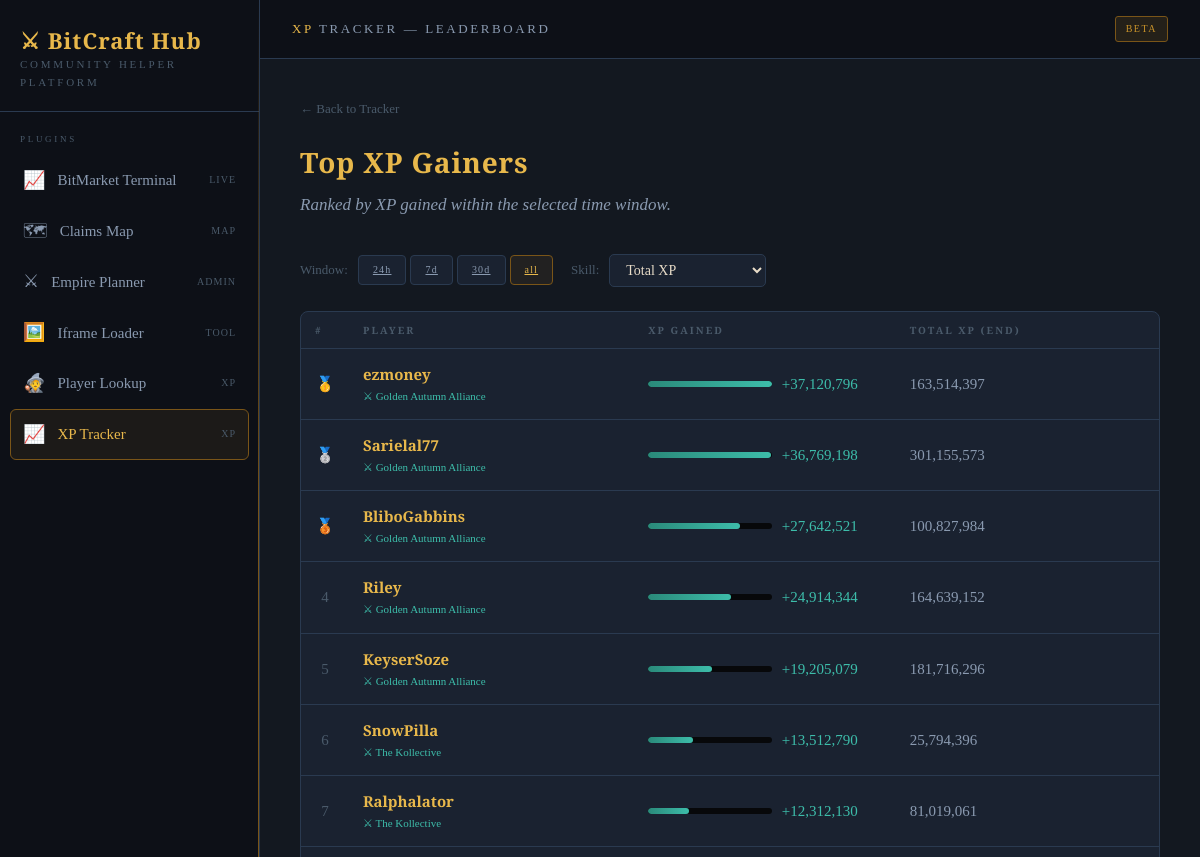
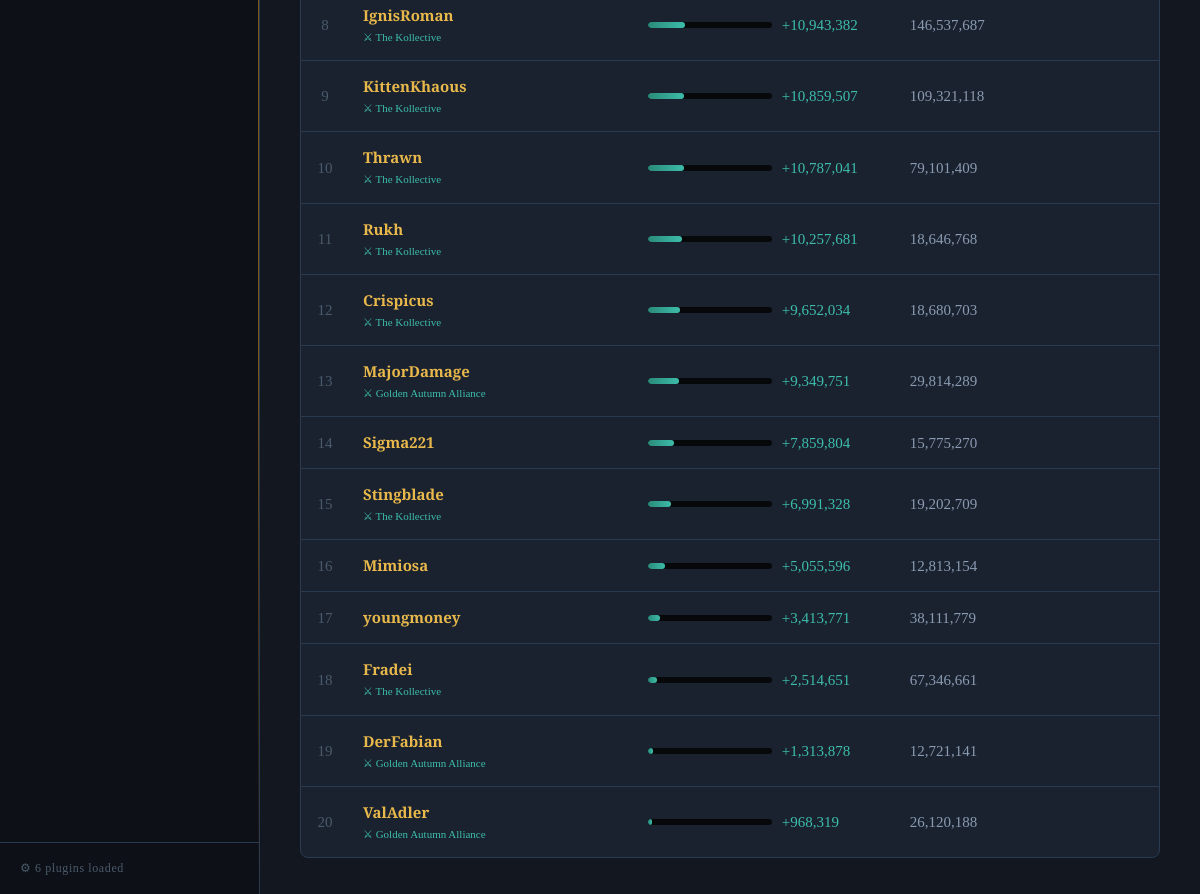
Screenshot of /xp-tracker/leaderboard?window=all&skill= with the database file from the repository (2 pictures, top to bottom).
### tables this page shows
CREATE TABLE tracked_players (
            player_id   TEXT PRIMARY KEY,
            username    TEXT NOT NULL,
            empire_id   TEXT,
            empire_name TEXT,
            added_at    INTEGER NOT NULL
        , claim_id TEXT, claim_name TEXT);

### plugins/xp_tracker/routes.py (the view)
@bp.route("/leaderboard")
def leaderboard():
    window   = request.args.get("window", "7d")
    skill_id = request.args.get("skill", None)
    since    = _window_since(window)
    sid = int(skill_id) if skill_id and skill_id.isdigit() else None
    top_gainers = db.get_top_gainers(since=since, skill_id=sid, limit=25)
    return render_template(
        "xp_tracker/leaderboard.html",
        top_gainers=top_gainers,
        window=window,
        skill_id=skill_id,
        skills=DISPLAY_SKILLS,
        skill_icons=SKILL_ICONS,
        skill_id_to_name=SKILL_ID_TO_NAME,
        time_windows=list(TIME_WINDOWS.keys()),
    )

### app.py (called while the page is built)
@app.context_processor
def inject_plugins():
    return dict(plugins=plugin_registry)

### plugins/xp_tracker/db.py (called while the page is built)
def _conn():
    conn = sqlite3.connect(DB_PATH)
    conn.row_factory = sqlite3.Row
    return conn

def get_tracked_players():
    with _conn() as c:
        rows = c.execute(
            "SELECT player_id, username, empire_id, empire_name, added_at FROM tracked_players ORDER BY username"
        ).fetchall()
        return [dict(r) for r in rows]

def get_snapshots(player_id, since=None, until=None):
    query = "SELECT id, player_id, snapshot_time, total_xp, skill_data FROM xp_snapshots WHERE player_id=?"
    params = [player_id]
    if since:
        query += " AND snapshot_time >= ?"
        params.append(since)
    if until:
        query += " AND snapshot_time <= ?"
        params.append(until)
    query += " ORDER BY snapshot_time ASC"
    with _conn() as c:
        rows = c.execute(query, params).fetchall()
        result = []
        for r in rows:
            row = dict(r)
            row["skill_data"] = json.loads(row["skill_data"])
            result.append(row)
        return result

### plugins/xp_tracker/routes.py (called while the page is built)
def _window_since(window_key):
    seconds = TIME_WINDOWS.get(window_key)
    return int(time.time()) - seconds if seconds else None

### plugins/xp_tracker/templates/xp_tracker/leaderboard.html (shortened to what this page needs)
{% extends "base.html" %}
{% block topbar_title %}<span>XP</span> Tracker — Leaderboard{% endblock %}
{% block content %}
<a href="{{ url_for('xp_tracker.index') }}" class="xpt-back">← Back to Tracker</a>
<h1 class="page-heading">Top XP Gainers</h1>
<p class="page-subheading">Ranked by XP gained within the selected time window.</p>
<div class="xpt-controls">
  <span class="window-label">Window:</span>
  <div class="tab-group">
    {% for w in time_windows %}
    <a href="{{ url_for('xp_tracker.leaderboard', window=w, skill=skill_id or '') }}"
       class="tab-btn {% if w == window %}active{% endif %}">{{ w }}</a>
    {% endfor %}
  </div>
  <span class="window-label" style="margin-left:8px">Skill:</span>
  <select class="xpt-select" onchange="setSkill(this.value)">
    <option value="" {% if not skill_id %}selected{% endif %}>Total XP</option>
  </select>
</div>
<div class="card" style="padding:0">
  {% if top_gainers %}
  <table class="lb-table">
    <thead>
      <tr>
        <th style="width:48px">#</th>
        <th>Player</th>
        <th>XP Gained</th>
        <th>Total XP (end)</th>
      </tr>
    </thead>
    <tbody>
      {% set max_gain = top_gainers[0].gain %}
      {% for entry in top_gainers %}
      <tr>
        <td class="rank rank-{{ loop.index if loop.index <= 3 else '' }}">
          {% if loop.index == 1 %}🥇
          {% elif loop.index == 2 %}🥈
          {% elif loop.index == 3 %}🥉
          {% else %}{{ loop.index }}
          {% endif %}
        </td>
        <td>
          <a href="{{ url_for('xp_tracker.player_detail', player_id=entry.player_id) }}" class="lb-name">
            {{ entry.username }}
          </a>
          {% if entry.empire_name %}
          <div class="lb-empire">
            <a href="{{ url_for('xp_tracker.empire', empire=entry.empire_name) }}">⚔ {{ entry.empire_name }}</a>
          </div>
          {% endif %}
        </td>
        <td>
          <div class="gain-bar-wrap">
            <div class="gain-bar">
              <div class="gain-bar-fill" style="width:{{ (entry.gain / max_gain * 100)|round(1) }}%"></div>
            </div>
            <span class="gain-val">+{{ "{:,}".format(entry.gain) }}</span>
          </div>
        </td>
        <td style="color:var(--text-secondary);font-variant-numeric:tabular-nums">
          {{ "{:,}".format(entry.end_xp) }}
        </td>
      </tr>
      {% endfor %}
    </tbody>
  </table>
  {% endif %}
</div>
{% endblock %}

### templates/base.html (style rules this page uses)
:root { --bg-void: #07080a; --bg-deep: #0d1017; --bg-surface: #131820; --bg-raised: #1a2230; --bg-hover: #1f2a3a; --border: #2a3a50; --border-glow: #3d5a7a; --gold: #c8922a; --gold-light: #e8b84b; --gold-dim: #7a5518; --amber: #d4621a; --text-primary: #e8dcc8; --text-secondary:#8a9ab0; --text-muted: #4a5a6a; --teal: #2a8a7a; --teal-light: #3dbdaa; --sidebar-w: 260px; }
*, *::before, *::after { box-sizing: border-box; margin: 0; padding: 0; }
html, body { height: 100%; background: var(--bg-void); color: var(--text-primary); font-family: 'Crimson Pro', Georgia, serif; font-size: 16px; line-height: 1.6; }
body::before { content: ''; position: fixed; inset: 0; pointer-events: none; z-index: 0; opacity: 0.4; }
.topbar-title span { color: var(--gold-light); }
.page-heading { font-family: 'Cinzel', serif; font-size: 28px; font-weight: 600; color: var(--gold-light); margin-bottom: 6px; letter-spacing: 0.03em; }
.page-subheading { color: var(--text-secondary); font-size: 17px; font-weight: 300; font-style: italic; margin-bottom: 36px; }
.card { background: var(--bg-raised); border: 1px solid var(--border); border-radius: 8px; padding: 24px; transition: border-color 0.2s; }

### plugins/xp_tracker/templates/xp_tracker/leaderboard.html (style rules this page uses)
.xpt-back { display: inline-flex; align-items: center; gap: 6px; color: var(--text-muted); text-decoration: none; font-size: 13px; margin-bottom: 20px; transition: color 0.15s; }
.xpt-controls { display: flex; gap: 10px; flex-wrap: wrap; align-items: center; margin-bottom: 24px; }
.xpt-select { background: var(--bg-raised); border: 1px solid var(--border); border-radius: 5px; padding: 7px 12px; color: var(--text-primary); font-family: inherit; font-size: 14px; cursor: pointer; }
.tab-group { display: flex; gap: 4px; }
.tab-btn { background: var(--bg-raised); border: 1px solid var(--border); border-radius: 4px; padding: 6px 14px; color: var(--text-secondary); font-family: 'Cinzel', serif; font-size: 10px; letter-spacing: 0.12em; cursor: pointer; transition: all 0.15s; }
.tab-btn.active, .tab-btn:hover { color: var(--gold-light); border-color: var(--gold-dim); background: rgba(200,146,42,0.08); }
.lb-table { width: 100%; border-collapse: collapse; }
.lb-table th { font-family: 'Cinzel', serif; font-size: 10px; letter-spacing: 0.2em; text-transform: uppercase; color: var(--text-muted); padding: 10px 14px; text-align: left; border-bottom: 1px solid var(--border); }
.lb-table td { padding: 13px 14px; border-bottom: 1px solid var(--border); font-size: 15px; vertical-align: middle; }
.lb-table tr:last-child td { border-bottom: none; }
.rank { font-family: 'Cinzel', serif; font-size: 13px; color: var(--text-muted); width: 40px; text-align: center; }
.rank-1 { color: #f0c060; font-size: 20px; }
.rank-2 { color: #b0b8c8; font-size: 18px; }
.rank-3 { color: #c87840; font-size: 16px; }
.lb-name { color: var(--gold-light); font-weight: 600; text-decoration: none; }
.lb-empire { font-size: 12px; color: var(--text-muted); }
.lb-empire a { color: var(--teal-light); text-decoration: none; font-size: 11px; }
.gain-bar-wrap { display: flex; align-items: center; gap: 10px; }
.gain-bar { flex: 1; height: 6px; background: var(--bg-void); border-radius: 3px; overflow: hidden; max-width: 180px; }
.gain-bar-fill { height: 100%; background: linear-gradient(90deg, var(--teal), var(--teal-light)); border-radius: 3px; }
.gain-val { font-variant-numeric: tabular-nums; color: var(--teal-light); min-width: 100px; }
.window-label { font-size: 13px; color: var(--text-muted); }

### rows the page displays
tracked_players: username "ezmoney", empire_name "Golden Autumn Alliance"
tracked_players: username "Sarielal77", empire_name "Golden Autumn Alliance"
tracked_players: username "BliboGabbins", empire_name "Golden Autumn Alliance"
tracked_players: username "Riley", empire_name "Golden Autumn Alliance"
tracked_players: username "KeyserSoze", empire_name "Golden Autumn Alliance"
tracked_players: username "SnowPilla", empire_name "The Kollective"
tracked_players: username "Ralphalator", empire_name "The Kollective"
tracked_players: username "IgnisRoman", empire_name "The Kollective"
tracked_players: username "KittenKhaous", empire_name "The Kollective"
tracked_players: username "Thrawn", empire_name "The Kollective"
tracked_players: username "Rukh", empire_name "The Kollective"
tracked_players: username "Crispicus", empire_name "The Kollective"
tracked_players: username "MajorDamage", empire_name "Golden Autumn Alliance"
tracked_players: username "Sigma221"
tracked_players: username "Stingblade", empire_name "The Kollective"
tracked_players: username "Mimiosa"
tracked_players: username "youngmoney"
tracked_players: username "Fradei", empire_name "The Kollective"
tracked_players: username "DerFabian", empire_name "Golden Autumn Alliance"
tracked_players: username "ValAdler", empire_name "Golden Autumn Alliance"

### other values shown
{{ plugin.icon }} "📈" "🗺" "⚔" "🖼️" "🧙" "📈"
{{ plugin.name }} "BitMarket Terminal" "Claims Map" "Empire Planner" "Iframe Loader" "Player Lookup" "XP Tracker"
{{ plugin.tag }} "LIVE" "MAP" "ADMIN" "TOOL" "XP" "XP"
{{ plugins|length }} "6"
{{ 's' if plugins|length != 1 else '' }} "s"
{{ w }} "24h" "7d" "30d" "all"
{{ "{:,}".format(entry.gain) }} "37,120,796" "36,769,198" "27,642,521" "24,914,344" "19,205,079" "13,512,790" "12,312,130" "10,943,382" "10,859,507" "10,787,041" "10,257,681" "9,652,034" "9,349,751" "7,859,804" "6,991,328" "5,055,596" "3,413,771" "2,514,651" "1,313,878" "968,319"
{{ "{:,}".format(entry.end_xp) }} "163,514,397" "301,155,573" "100,827,984" "164,639,152" "181,716,296" "25,794,396" "81,019,061" "146,537,687" "109,321,118" "79,101,409" "18,646,768" "18,680,703" "29,814,289" "15,775,270" "19,202,709" "12,813,154" "38,111,779" "67,346,661" "12,721,141" "26,120,188"
